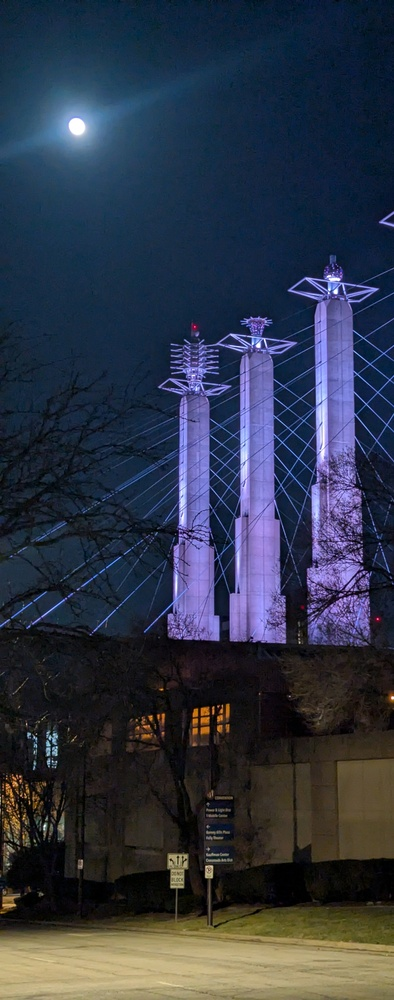
#> input picture my_image-1.jpg, 394 x 1000 px, shrunk from 1590 x 4032 before the run
$ python homography.py
#> lines starting #> are read from the running program, lines starting #| are printed output that depends on the picture; after the words box and inside, x2 and y2 are one past the last pixel; in counts of white or black regions, pixels touching at a corner belong together
import cv2
import numpy as np
import matplotlib.pyplot as plt

def find_sift_matches(img1, img2):
    """
    Finds SIFT keypoints and matches between two images.

    Args:
        img1: The first image (source).
        img2: The second image (destination).

    Returns:
        A tuple containing:
        - all_matches: A list of all raw (best) matches.
        - good_matches: A list of good matches after Lowe's ratio test.
        - kp1: Keypoints from the first image.
        - kp2: Keypoints from the second image.
    """
    try:
        sift = cv2.SIFT_create()
    except cv2.error as e:
        raise ImportError("Could not create SIFT object. Make sure you have 'opencv-contrib-python' installed.") from e

    kp1, des1 = sift.detectAndCompute(img1, None)
    kp2, des2 = sift.detectAndCompute(img2, None)

    bf = cv2.BFMatcher()
    matches_knn = bf.knnMatch(des1, des2, k=2)

    all_matches = [m for m, n in matches_knn]
    good_matches = [m for m, n in matches_knn if m.distance < 0.75 * n.distance]

    return all_matches, good_matches, kp1, kp2

def compute_homography_svd(matches, kp_src, kp_dst):
    """
    Computes the homography matrix from a set of matches using SVD.
    """
    if len(matches) < 4:
        raise ValueError("Not enough matches found to compute homography. Need at least 4 pairs.")

    src_pts = np.float32([kp_src[m.queryIdx].pt for m in matches]).reshape(-1, 2)
    dst_pts = np.float32([kp_dst[m.trainIdx].pt for m in matches]).reshape(-1, 2)

    A = []
    for i in range(len(src_pts)):
        x, y = src_pts[i]
        xp, yp = dst_pts[i]
        A.append([-x, -y, -1, 0, 0, 0, x * xp, y * xp, xp])
        A.append([0, 0, 0, -x, -y, -1, x * yp, y * yp, yp])
    A = np.asarray(A)

    print(f"Shape of matrix A: {A.shape}")

    # Perform SVD on A
    U, S, Vh = np.linalg.svd(A)

    # --- Solution Details for Assignment ---
    print("\n[Q] What are the singular values of A?")
    print("Singular values (S):", S)
    print(f"The smallest singular value is {S[-1]:.4f}, which corresponds to the 'zero' singular value in the ideal case.")

    # The solution h is the last row of Vh, which corresponds to the smallest singular value.
    h = Vh[-1, :]

    print("\n[Q] What is the null space solution to Ah=0?")
    print("The non-zero vector h (last row of Vh) is:", h)

    H = h.reshape((3, 3))
    H = H / H[2, 2]

    return H

def count_inliers(H, matches, kp_src, kp_dst, threshold=4.0):
    """
    Counts the number of inlier matches for a given homography.
    """
    inlier_count = 0
    src_pts = np.float32([kp_src[m.queryIdx].pt for m in matches]).reshape(-1, 1, 2)
    dst_pts = np.float32([kp_dst[m.trainIdx].pt for m in matches]).reshape(-1, 1, 2)

    # Project source points to destination plane using the homography
    projected_dst_pts = cv2.perspectiveTransform(src_pts, H)

    # Calculate the distance between projected points and actual destination points
    for i in range(len(dst_pts)):
        dist = np.linalg.norm(dst_pts[i] - projected_dst_pts[i])
        if dist < threshold:
            inlier_count += 1

    return inlier_count

def create_mosaic(img_warp, img_base, H):
    """
    Warps img_warp and stitches it onto img_base to create a mosaic.
    """
    h_warp, w_warp = img_warp.shape[:2]
    h_base, w_base = img_base.shape[:2]

    corners_warp = np.float32([[0, 0], [0, h_warp], [w_warp, h_warp], [w_warp, 0]]).reshape(-1, 1, 2)
    corners_transformed = cv2.perspectiveTransform(corners_warp, H)
    corners_base = np.float32([[0, 0], [0, h_base], [w_base, h_base], [w_base, 0]]).reshape(-1, 1, 2)
    all_corners = np.concatenate((corners_base, corners_transformed), axis=0)

    x_min, y_min = np.int32(all_corners.min(axis=0).ravel())
    x_max, y_max = np.int32(all_corners.max(axis=0).ravel())

    T = np.array([[1, 0, -x_min], [0, 1, -y_min], [0, 0, 1]])

    canvas_size = (x_max - x_min, y_max - y_min)
    warped_img = cv2.warpPerspective(img_warp, T.dot(H), canvas_size)

    mosaic = np.zeros((canvas_size[1], canvas_size[0], 3), dtype=np.uint8)
    mosaic[-y_min:-y_min + h_base, -x_min:-x_min + w_base] = img_base

    mask = cv2.cvtColor(warped_img, cv2.COLOR_RGB2GRAY) > 0
    mosaic[mask] = warped_img[mask]

    return mosaic

def run_and_visualize_analysis(img_base_rgb, img_warp_rgb, mode, common_data):
    """
    Runs a specific homography analysis (all matches vs. best M) and generates plots.

    Args:
        img_base_rgb: The base image in RGB format.
        img_warp_rgb: The image to warp in RGB format.
        mode: Either 'all' to use all good matches or an integer (e.g., 8) to use the best M matches.
        common_data: A dictionary containing pre-computed matches and keypoints.
    """
    all_matches = common_data['all_matches']
    good_matches = common_data['good_matches']
    kp_warp = common_data['kp_warp']
    kp_base = common_data['kp_base']

    title_suffix = ""
    matches_for_H = []

    if mode == 'all':
        title_suffix = "(from All Good Matches)"
        matches_for_H = good_matches
        print(f"Using all {len(good_matches)} good matches for homography.")
    elif isinstance(mode, int):
        if len(good_matches) < mode:
            raise ValueError(f"Not enough good matches to select the best {mode}. Found only {len(good_matches)}.")
        title_suffix = f"(from Best {mode} Matches)"
        matches_for_H = sorted(good_matches, key=lambda x: x.distance)[:mode]
        print(f"Using the best {mode} matches for homography.")

    # Compute Homography
    H = compute_homography_svd(matches_for_H, kp_warp, kp_base)
    print("Final 3x3 Homography Matrix (H):\n", H)

    # --- Inlier Calculation for Assignment ---
    inlier_count = count_inliers(H, good_matches, kp_warp, kp_base)
    print("\n[Q] How many matched SIFT points agree with this homography?")
    print(f"Number of inliers: {inlier_count} out of {len(good_matches)} total good matches.")

    # Create visualizations
    img_all_matches = cv2.drawMatches(img_warp_rgb, kp_warp, img_base_rgb, kp_base, all_matches, None, flags=cv2.DrawMatchesFlags_NOT_DRAW_SINGLE_POINTS)
    img_good_matches = cv2.drawMatches(img_warp_rgb, kp_warp, img_base_rgb, kp_base, good_matches, None, flags=cv2.DrawMatchesFlags_NOT_DRAW_SINGLE_POINTS)
    img_used_matches = cv2.drawMatches(img_warp_rgb, kp_warp, img_base_rgb, kp_base, matches_for_H, None, flags=cv2.DrawMatchesFlags_NOT_DRAW_SINGLE_POINTS)
    mosaic = create_mosaic(img_warp_rgb, img_base_rgb, H)

    # Plotting
    plt.figure(figsize=(20, 15))
    plt.suptitle(f"Homography Analysis {title_suffix}", fontsize=20)

    plt.subplot(2, 2, 1)
    plt.imshow(img_all_matches)
    plt.title(f'All {len(all_matches)} Raw SIFT Matches')
    plt.axis('off')

    plt.subplot(2, 2, 2)
    plt.imshow(img_good_matches)
    plt.title(f'All {len(good_matches)} Good Matches (Ratio Test)')
    plt.axis('off')

    plt.subplot(2, 2, 3)
    plt.imshow(img_used_matches)
    plt.title(f'Matches Used for Homography: {len(matches_for_H)}')
    plt.axis('off')

    plt.subplot(2, 2, 4)
    plt.imshow(mosaic)
    plt.title('Stitched Mosaic')
    plt.axis('off')

    plt.tight_layout(rect=[0, 0, 1, 0.96])


def main():
    """Main function to run the complete homography analysis."""
    try:
        # Load images once
        img_base_bgr = cv2.imread('my_image-1.jpg')
#> img_base_bgr is the input picture: shape (1000, 394, 3); mean B, G, R 69.4, 53.8, 46.7
        img_warp_bgr = cv2.imread('my_image-3.jpg')
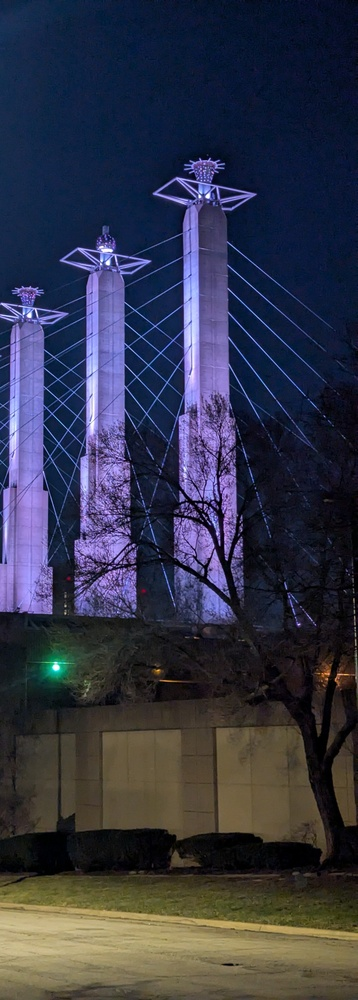
#> input picture my_image-3.jpg, 358 x 1000 px, shrunk from 1443 x 4032 before the run
#> img_warp_bgr is the input picture: shape (1000, 358, 3); mean B, G, R 70.9, 53.5, 51.2

        if img_base_bgr is None or img_warp_bgr is None:
            raise FileNotFoundError("Could not load 'sift-1.jpg' or 'sift-2.jpg'.")

        img_base_rgb = cv2.cvtColor(img_base_bgr, cv2.COLOR_BGR2RGB)
        img_warp_rgb = cv2.cvtColor(img_warp_bgr, cv2.COLOR_BGR2RGB)

        # Pre-compute SIFT matches once to be efficient
        print("--- Finding SIFT Matches (once) ---")
        img_base_gray = cv2.cvtColor(img_base_bgr, cv2.COLOR_BGR2GRAY)
        img_warp_gray = cv2.cvtColor(img_warp_bgr, cv2.COLOR_BGR2GRAY)
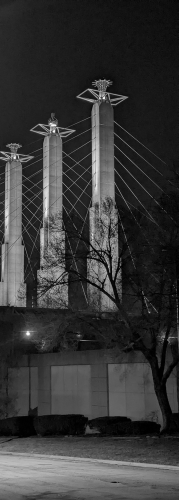
#> img_warp_gray: shape (1000, 358) (shown at 1/2 size); min 0, max 254, mean 54.8
        all_matches, good_matches, kp_warp, kp_base = find_sift_matches(img_warp_gray, img_base_gray)
#> in find_sift_matches, `kp1, des1 = sift.detectAndCompute(img1, None)`: kp1 = 1274 keypoints; strongest (x, y, size): (208, 196, 3.1), (108, 263, 3.2), (200, 196, 2), (29, 315, 3.1)
#> in find_sift_matches, `kp2, des2 = sift.detectAndCompute(img2, None)`: kp2 = 1294 keypoints; strongest (x, y, size): (336, 292, 3.1), (45, 826, 1.9), (258, 345, 3.1), (29, 734, 2.5)
#> in find_sift_matches, `matches_knn = bf.knnMatch(des1, des2, k=2)`: matches_knn = 1274 matches
#> in find_sift_matches, `good_matches = [m for m, n in matches_knn if m.distance < 0.75 * n.dis..`: good_matches = 268 matches
#> all_matches = 1274 matches; good_matches = 268 matches; kp_warp has the same summary as kp1 in find_sift_matches; kp_base has the same summary as kp2 in find_sift_matches

        common_data = {
            'all_matches': all_matches,
            'good_matches': good_matches,
            'kp_warp': kp_warp,
            'kp_base': kp_base
        }

        print(f"Total raw matches found: {len(all_matches)}")
#| Total raw matches found: 1274
        print(f"Total good matches found (after ratio test): {len(good_matches)}")
#| Total good matches found (after ratio test): 268

        # --- Run Analysis for Task 1: Over-determined solution ---
        print("\n\n--- Running Task 1: Homography from ALL Good Matches ---")
        run_and_visualize_analysis(img_base_rgb, img_warp_rgb, mode='all', common_data=common_data)
#> in run_and_visualize_analysis, `all_matches = common_data['all_matches']`: all_matches = 1274 matches
#> in run_and_visualize_analysis, `good_matches = common_data['good_matches']`: good_matches = 268 matches
#> in run_and_visualize_analysis, `kp_warp = common_data['kp_warp']`: kp_warp has the same summary as kp1 in find_sift_matches
#> in run_and_visualize_analysis, `kp_base = common_data['kp_base']`: kp_base has the same summary as kp2 in find_sift_matches
#| Using all 268 good matches for homography.
#> in compute_homography_svd, `src_pts = np.float32([kp_src[m.queryIdx].pt for m in matches]).reshape..`: src_pts = 268 pairs, first value 6.21 to 342, second value 159.4 to 915.6
#> in compute_homography_svd, `dst_pts = np.float32([kp_dst[m.trainIdx].pt for m in matches]).reshape..`: dst_pts = 268 pairs, first value 75.49 to 374.7, second value 258.6 to 947.2
#> the loop in compute_homography_svd, `for i in range(len(src_pts)):` made 268 passes
#> (x, y, xp, yp) on passes 1 to 3: (6.21, 485.2, 237.8, 514.5), (6.21, 485.2, 237.8, 514.5), (7.05, 462.4, 238.3, 491.8)
#> after the loop in compute_homography_svd, `for i in range(len(src_pts)):`: A = 536 items
#| Shape of matrix A: (536, 9)
#> in compute_homography_svd, `U, S, Vh = np.linalg.svd(A)`:
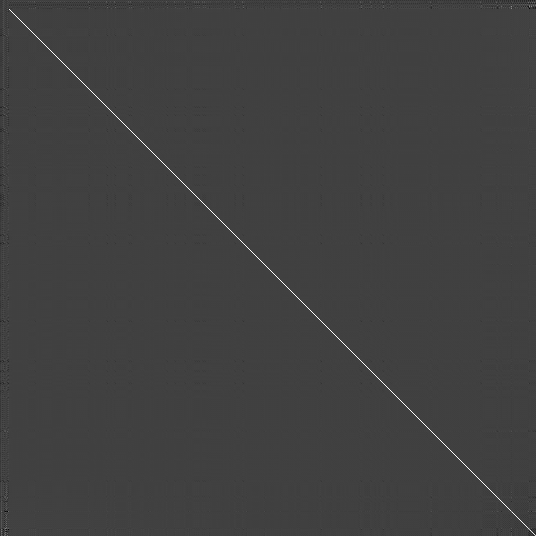
#> U: shape (536, 536) float64; min -0.341, max 0.996, mean -3.33e-05; drawn with min black and max white
#> in compute_homography_svd, `U, S, Vh = np.linalg.svd(A)`: S = [5586046.4, 686725.5, 7947.2, 3490.7, 1366.6, 879.6, 409.8, 3.86, 1.39]
#| Singular values (S): [5.58604638e+06 6.86725517e+05 7.94715863e+03 3.49074850e+03
#|  1.36655473e+03 8.79590022e+02 4.09764465e+02 3.86294440e+00
#|  1.39467189e+00]
#| The smallest singular value is 1.3947, which corresponds to the 'zero' singular value in the ideal case.
#> in compute_homography_svd, `h = Vh[-1, :]`: h = [-0.00101, -0.000637, 0.529, -0.00246, -0.000964, 0.849, -4.37e-06, -2.06e-06, 0.00183]
#| The non-zero vector h (last row of Vh) is: [-1.01154882e-03 -6.37477132e-04  5.28514604e-01 -2.46169214e-03
#|  -9.63927530e-04  8.48917286e-01 -4.36837525e-06 -2.06004508e-06
#|   1.82646971e-03]
#> in compute_homography_svd, `H = h.reshape((3, 3))`: H = [[-0.00101, -0.000637, 0.529], [-0.00246, -0.000964, 0.849], [-4.37e-06, -2.06e-06, 0.00183]]
#> in compute_homography_svd, `H = H / H[2, 2]`: H = [[-0.554, -0.349, 289.4], [-1.35, -0.528, 464.8], [-0.00239, -0.00113, 1]]
#| Final 3x3 Homography Matrix (H):
#|  [[-5.53827318e-01 -3.49021464e-01  2.89364013e+02]
#|  [-1.34778701e+00 -5.27754458e-01  4.64785856e+02]
#|  [-2.39170419e-03 -1.12788352e-03  1.00000000e+00]]
#> in count_inliers, `src_pts = np.float32([kp_src[m.queryIdx].pt for m in matches]).reshape..`: src_pts = 268 rows, first 8: [6.21, 485.2], [6.21, 485.2], [7.05, 462.4], [7.06, 440.2], [7.26, 312], [7.26, 312], [7.27, 449], [7.78, 405.6]
#> in count_inliers, `dst_pts = np.float32([kp_dst[m.trainIdx].pt for m in matches]).reshape..`: dst_pts = 268 rows, first 8: [237.8, 514.5], [237.8, 514.5], [238.3, 491.8], [237.8, 469.7], [237, 342.8], [237, 342.8], [238.4, 478.5], [238.8, 454.1]
#> in count_inliers, `projected_dst_pts = cv2.perspectiveTransform(src_pts, H)`: projected_dst_pts = 268 rows, first 8: [266.2, 457.5], [266.2, 457.5], [268.8, 457.6], [270.9, 458.2], [279.8, 460.3], [279.8, 460.3], [270.1, 457.9], [273.9, 458.5]
#> the loop in count_inliers, `for i in range(len(dst_pts)):` made 268 passes
#> dist on passes 1 to 3: 63.66, 63.66, 45.77
#> after the loop in count_inliers, `for i in range(len(dst_pts)):`: inlier_count = 0
#| Number of inliers: 0 out of 268 total good matches.
#> in create_mosaic, `corners_transformed = cv2.perspectiveTransform(corners_warp, H)`: corners_transformed = [[289.4, 464.8], [466.5, 492.4], [262.1, 554.3], [633.6, -123.3]]
#> in create_mosaic, `all_corners = np.concatenate((corners_base, corners_transformed), axis..`: all_corners = [[0, 0], [0, 1000], [394, 1000], [394, 0], [289.4, 464.8], [466.5, 492.4], [262.1, 554.3], [633.6, -123.3]]
#> in create_mosaic, `x_min, y_min = np.int32(all_corners.min(axis=0).ravel())`: x_min = 0; y_min = -123
#> in create_mosaic, `x_max, y_max = np.int32(all_corners.max(axis=0).ravel())`: x_max = 633; y_max = 1000
#> in create_mosaic, `T = np.array([[1, 0, -x_min], [0, 1, -y_min], [0, 0, 1]])`: T = [[1, 0, 0], [0, 1, 123], [0, 0, 1]]
#> in create_mosaic, `canvas_size = (x_max - x_min, y_max - y_min)`: canvas_size = (633, 1123)
#> in create_mosaic, `mask = cv2.cvtColor(warped_img, cv2.COLOR_RGB2GRAY) > 0`:
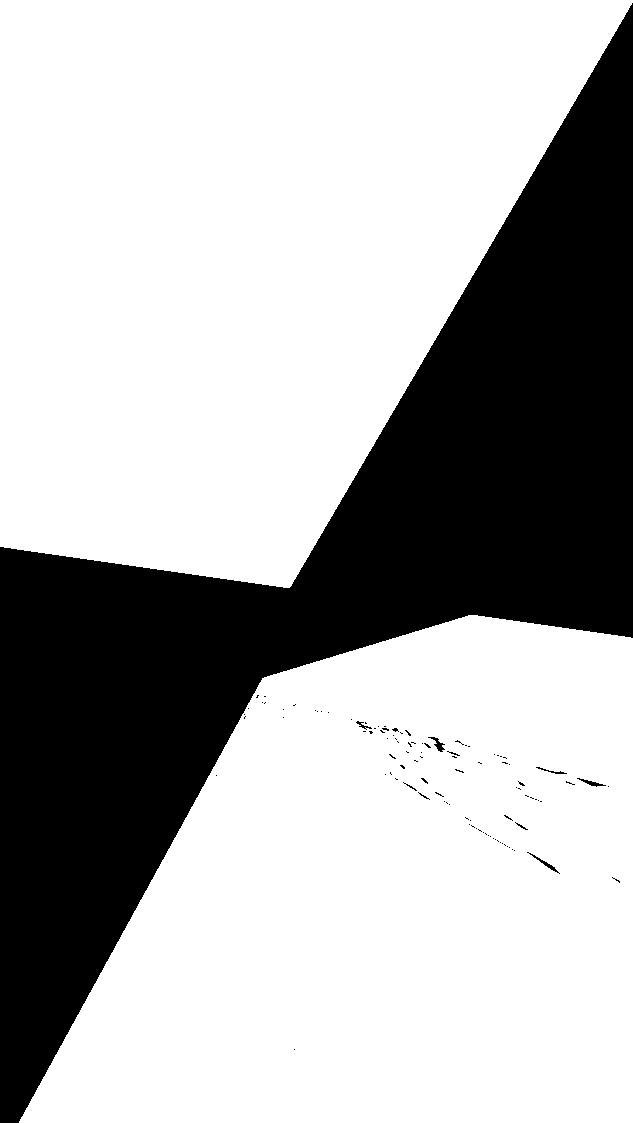
#> mask: shape (1123, 633) bool; 70.2% white; 104 black regions (96 under 20 px), largest, box (x1, y1, x2, y2) and area: (0, 3, 633, 1123) 210731, (527, 852, 560, 874) 91, (428, 737, 445, 752) 87
#> in create_mosaic, `mosaic[mask] = warped_img[mask]`:
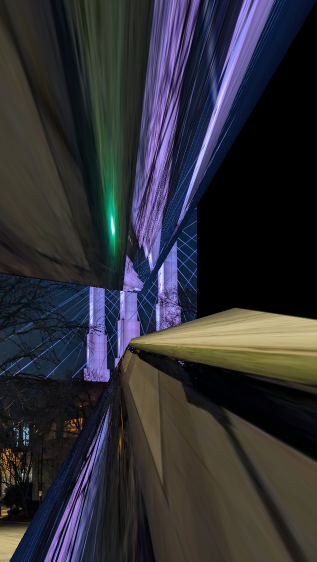
#> mosaic: shape (1123, 633, 3) (shown at 1/2 size); mean R, G, B 47.2, 46.7, 52.9

        # --- Run Analysis for Task 2: Best M=8 solution ---
        print("\n\n--- Running Task 2: Homography from Best M=8 Matches ---")
        run_and_visualize_analysis(img_base_rgb, img_warp_rgb, mode=8, common_data=common_data)
#> call 2 of run_and_visualize_analysis, with mode = 8
#> in run_and_visualize_analysis (call 2), `matches_for_H = sorted(good_matches, key=lambda x: x.distance)[:mode]`: matches_for_H = 8 matches
#> the loop in compute_homography_svd (call 2), `for i in range(len(src_pts)):` made 8 passes
#> (x, y, xp, yp) on passes 1 to 8: (117, 415.1, 347.5, 441.1), (91.82, 385.6, 321.4, 413.8), (13.12, 310.5, 241.9, 340.9), (79.38, 401.9, 309.2, 430.3), (13.12, 310.5, 241.9, 340.9), (84.47, 410.6, 314.6, 438.6), (29.32, 315.4, 258.3, 345.4), (11.55, 388.1, 241.7, 417.6)
#| Shape of matrix A: (16, 9)
#| Singular values (S): [5.34197493e+05 4.73529816e+04 1.05838172e+03 1.27478680e+02
#|  9.86092406e+01 2.57931569e+01 5.98037201e+00 1.68466179e-02
#|  5.26060962e-03]
#| The smallest singular value is 0.0053, which corresponds to the 'zero' singular value in the ideal case.
#| The non-zero vector h (last row of Vh) is: [ 4.33618733e-03 -6.47891247e-05  9.78900089e-01  1.38426606e-04
#|   3.94590654e-03  2.04208960e-01  5.80646768e-07 -5.12367335e-07
#|   4.34968145e-03]
#> in run_and_visualize_analysis (call 2), `H = compute_homography_svd(matches_for_H, kp_warp, kp_base)`: H = [[0.997, -0.0149, 225.1], [0.0318, 0.907, 46.95], [0.000133, -0.000118, 1]]
#| Final 3x3 Homography Matrix (H):
#|  [[ 9.96897675e-01 -1.48951424e-02  2.25050983e+02]
#|  [ 3.18245388e-02  9.07171383e-01  4.69480266e+01]
#|  [ 1.33491791e-04 -1.17794220e-04  1.00000000e+00]]
#> in count_inliers (call 2), `projected_dst_pts = cv2.perspectiveTransform(src_pts, H)`: projected_dst_pts = 268 rows, first 8: [237.4, 516.4], [237.4, 516.4], [237.9, 493.1], [237.6, 470.5], [236.1, 342.4], [236.1, 342.4], [238, 479.4], [237.9, 435.5]
#> the loop in count_inliers (call 2), `for i in range(len(dst_pts)):` made 268 passes
#> dist on passes 1 to 8: 1.97, 1.97, 1.33, 0.76, 0.93, 0.93, 0.983, 18.67
#> in run_and_visualize_analysis (call 2), `inlier_count = count_inliers(H, good_matches, kp_warp, kp_base)`: inlier_count = 187
#| Number of inliers: 187 out of 268 total good matches.
#> in run_and_visualize_analysis (call 2), `img_used_matches = cv2.drawMatches(img_warp_rgb, kp_warp, img_base_rgb..`:
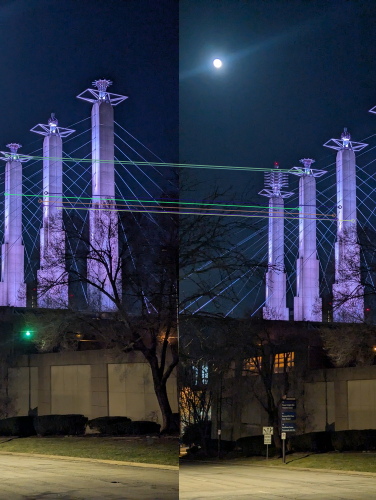
#> img_used_matches: shape (1000, 752, 3) (shown at 1/2 size); mean R, G, B 49.3, 54.3, 70.4
#> in create_mosaic (call 2), `corners_transformed = cv2.perspectiveTransform(corners_warp, H)`: corners_transformed = [[225.1, 46.95], [238.2, 1081.5], [609.7, 1038.2], [555.4, 55.68]]
#> in create_mosaic (call 2), `all_corners = np.concatenate((corners_base, corners_transformed), axis..`: all_corners = [[0, 0], [0, 1000], [394, 1000], [394, 0], [225.1, 46.95], [238.2, 1081.5], [609.7, 1038.2], [555.4, 55.68]]
#> in create_mosaic (call 2), `x_min, y_min = np.int32(all_corners.min(axis=0).ravel())`: y_min = 0
#> in create_mosaic (call 2), `x_max, y_max = np.int32(all_corners.max(axis=0).ravel())`: x_max = 609; y_max = 1081
#> in create_mosaic (call 2), `T = np.array([[1, 0, -x_min], [0, 1, -y_min], [0, 0, 1]])`: T = [[1, 0, 0], [0, 1, 0], [0, 0, 1]]
#> in create_mosaic (call 2), `canvas_size = (x_max - x_min, y_max - y_min)`: canvas_size = (609, 1081)
#> in create_mosaic (call 2), `mosaic[mask] = warped_img[mask]`:
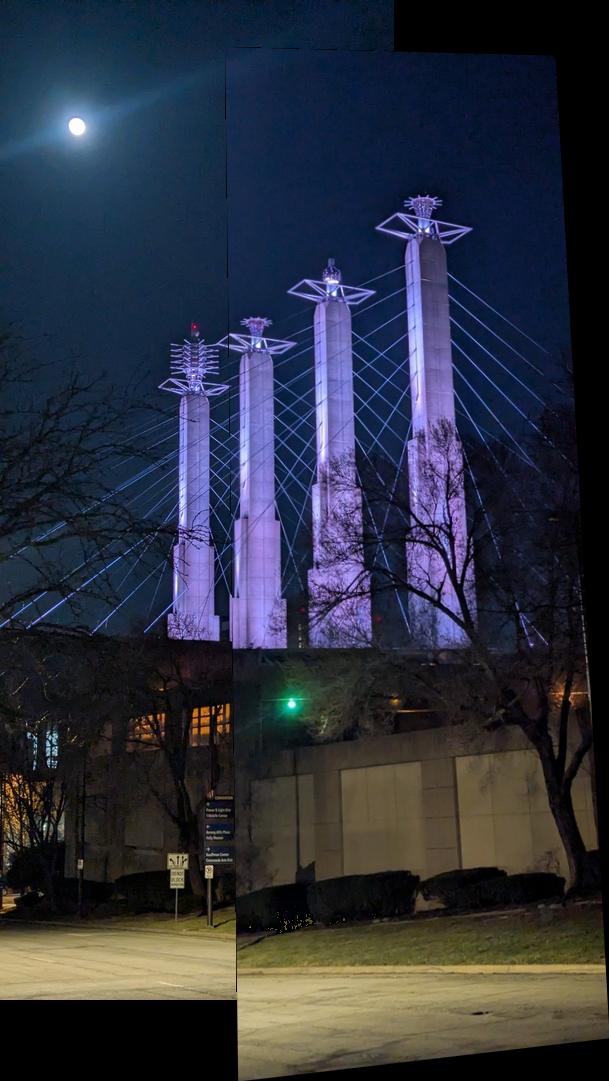
#> mosaic: shape (1081, 609, 3); mean R, G, B 44.5, 48.8, 61.6

        # Display all generated figures
        plt.show()

    except (ImportError, ValueError, FileNotFoundError) as e:
        print(f"An error occurred: {e}")

if __name__ == '__main__':
    main()
